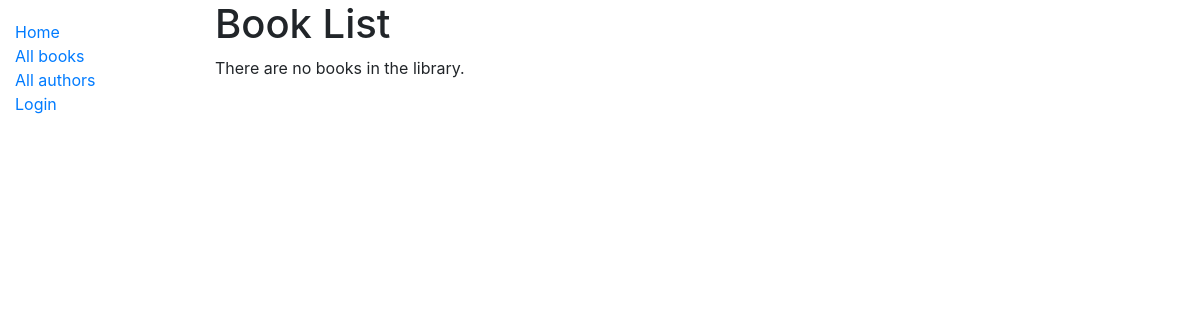
Before: /catalog/books/ with the older database file.
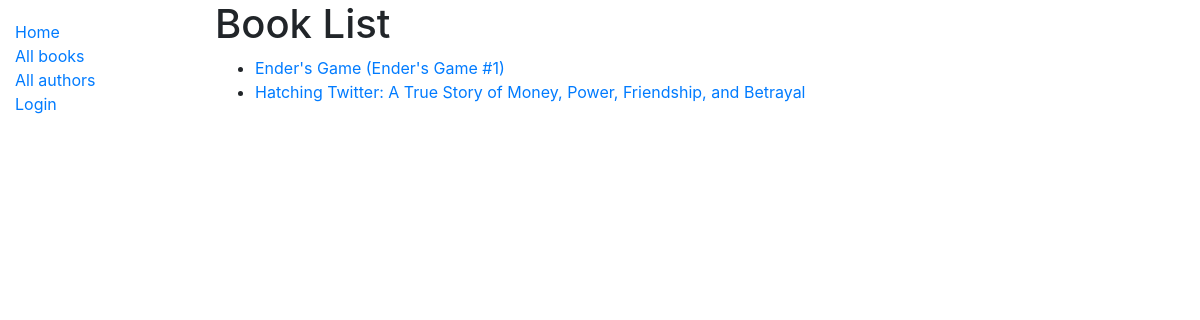
After: the same page with the newer database file.
### catalog/models.py (models this page shows, shortened)
class Book(models.Model):
    title = models.CharField(max_length=200)
    author = models.ForeignKey(
        'Author',
        on_delete=models.SET_NULL,
        null=True
    )
    summary = models.TextField(
        max_length=1000, help_text='Enter a brief description of the book')
    isbn = models.CharField(
        'ISBN', max_length=13, help_text='13 Charater <a href="htpps://isbn-international.org/content/what-isbn">ISBN number</a>')
    genre = models.ManyToManyField(
        Genre,
        help_text='Select a genre for this book'
    )
    language = models.ForeignKey(
        'Language', on_delete=models.SET_NULL, null=True)
    def get_absolute_url(self):
        return reverse("book-detail", kwargs={"pk": self.pk})
    def display_genre(self):
        """Create a string for the Genre. This is required to display genre in Admin."""
        return ', '.join(genre.name for genre in self.genre.all()[:3])
    display_genre.short_description = 'Genre'

### catalog/views.py (the view)
# urls.py: path('books/', views.BookListView.as_view(), name='books'),
class BookListView(generic.ListView):
    model = Book
    paginate_by = 10
    context_object_name = 'my_book_list'
    template_name = 'book_list.html'  # Specify your own template name/location

### templates/book_list.html
{% extends 'base_generic.html' %}
{% block content %}
  <h1>Book List</h1>
  {% if my_book_list %}
    <ul>
      {% for book in my_book_list %}
        <li>
          <a href="{{ book.get_absolute_url }}">{{ book.title }}</a>
        </li>
      {% endfor %}
    </ul>
  {% else %}
    <p>There are no books in the library.</p>
  {% endif %}
{% endblock content %}

### templates/base_generic.html (shortened to what this page needs)
<!DOCTYPE html>
<html lang="en">
<head>
  <link rel="stylesheet" href="https://stackpath.bootstrapcdn.com/bootstrap/4.1.3/css/bootstrap.min.css">
  {% load static %}
  <link rel="stylesheet" href="{% static 'css/styles.css' %}">
</head>
<body>
  <div class="container-fluid">
    <div class="row">
      <div class="col-sm-2">
        {% block sidebar %}
          <ul class="sidebar-nav">
            <li>
              <a href="{% url 'index' %}">Home</a>
            </li>
            <li>
              <a href="{% url 'books' %}">All books</a>
            </li>
            <li>
              <a href="{% url 'authors' %}">All authors</a>
            </li>
                {% if not user.is_authenticated %}
                  <a href="{% url 'login' %}?next={{request.path}}">Login</a>
                {% endif %}
          </ul>
        {% endblock sidebar %}
      </div>
      <div class="col-sm-10">
        {% block content %}
        {% endblock content %}
      </div>
    </div>
  </div>
</body>
</html>

### catalog/static/css/styles.css (style rules this page uses)
.sidebar-nav { margin-top: 20px; padding: 0; list-style: none; }

Changed rows visible on the page:
added Book: title "Ender's Game (Ender's Game #1)"
added Book: title "Hatching Twitter: A True Story of Money, Power, Friendship, and Betrayal"
Other visible differences:
text no longer shown: "There are no books in the library."
